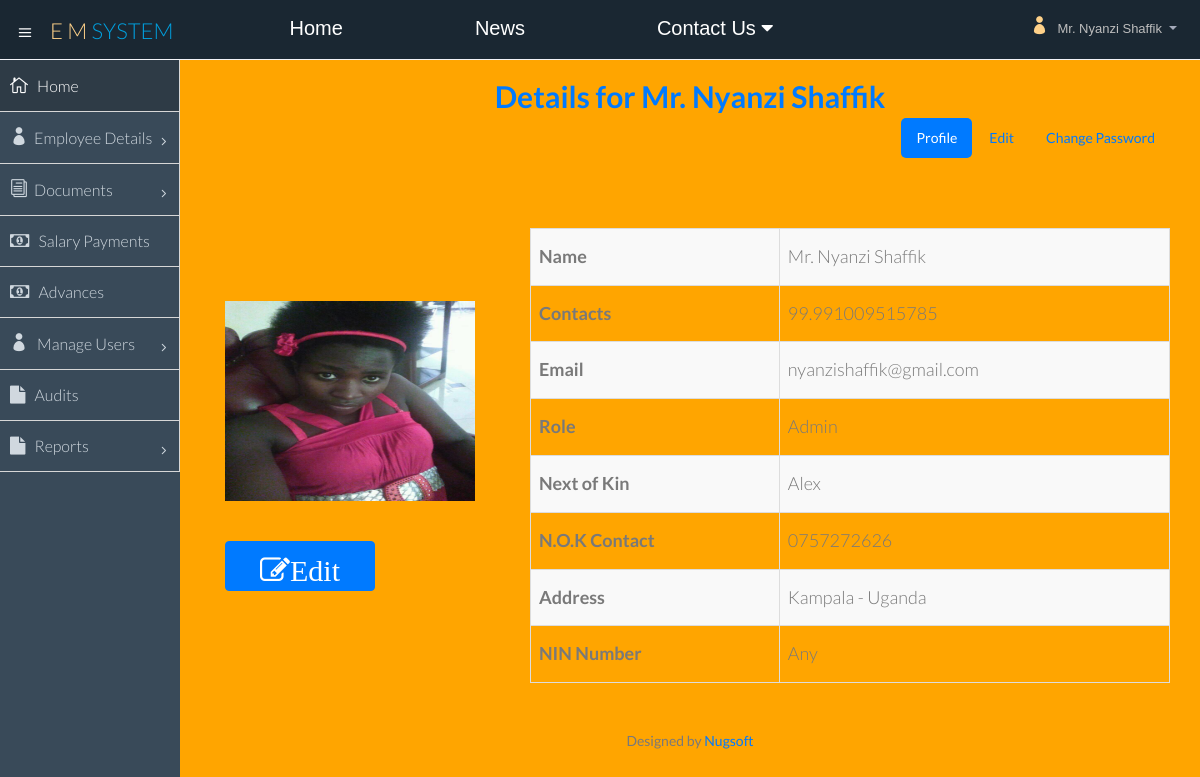
Screenshot of /user.php (signed in) with the database file from the repository.
### tables this page shows
CREATE TABLE `add_employee` (
  `id` int(11) NOT NULL,
  `name` varchar(100) NOT NULL,
  `email` varchar(100) NOT NULL,
  `phone1` varchar(100) NOT NULL,
  `phone2` varchar(100) NOT NULL,
  `address` varchar(100) NOT NULL,
  `birth` date NOT NULL,
  `nin` varchar(100) NOT NULL,
  `position` varchar(100) NOT NULL,
  `salary` varchar(100) DEFAULT '0',
  `appoint` varchar(100) NOT NULL,
  `contract` varchar(100) NOT NULL,
  `photo` varchar(100) NOT NULL,
  `nok` varchar(100) NOT NULL,
  `nokc` varchar(100) NOT NULL
);

CREATE TABLE `register` (
  `register_id` int(11) NOT NULL,
  `name` varchar(100) NOT NULL,
  `contact` varchar(100) NOT NULL,
  `contact2` varchar(15) NOT NULL,
  `email` varchar(100) NOT NULL,
  `role` varchar(100) NOT NULL,
  `password` varchar(100) DEFAULT NULL,
  `status` int(11) NOT NULL DEFAULT 1,
  `added_by` int(11) NOT NULL,
  `addedon` timestamp(6) NOT NULL DEFAULT current_timestamp(6)
);

CREATE TABLE `roles` (
  `role_id` int(11) NOT NULL,
  `role_name` varchar(100) NOT NULL,
  `user_id` int(100) NOT NULL,
  `added_by` varchar(100) NOT NULL,
  `added_on` timestamp NOT NULL DEFAULT current_timestamp()
);

### includes/sessions.php (called while the page is built, shortened)
<?php
$uid=$_SESSION['id'];
?>

### user.php (the view, shortened to what this page needs)
<?php include "includes/head.php" ?>
<?php include "includes/sessions.php" ?>
<body style="background-color:orange">
  <section id="container">
    <?php include "includes/nav.php" ?>
    <?php include "includes/sidebar.php" ?>
    <section id="main-content">
      <section class="wrapper">
<?php
$query = "SELECT * FROM add_employee where id='$uid'";
if ($result = mysqli_query($con, $query)) {
    while ($row = mysqli_fetch_array($result)){
      $name=$row['name'];
      $eml=$row['email'];
      $cont=$row['phone1'];
      $cont2=$row['phone2'];
      $nok = $row["nok"];
      $nokc = $row["nokc"];
      $nin = $row["nin"];
      $add = $row["address"];
      $role1 = mysqli_fetch_array(mysqli_query($con, "SELECT * FROM register where name='$uid'"))['role'];
      $role2 = mysqli_fetch_array(mysqli_query($con, "SELECT * FROM roles where role_id='$role1'"))['role_name'];
      $pho = $row['photo'];
?>
  <div class="container"  >
    <form method="POST">
     <h2 class="modal-title text-center text-primary" id="exampleModalLabel"><b>Details for <?php echo $name; ?></b></h2>
<ul class="nav nav-pills pull-right">
  <li role="presentation" class="active"><a href="user.php">Profile</a></li>
  <li role="presentation"><a href="#upuser<?php echo $uid; ?>">Edit</a></li>
  <li role="presentation"><a href="#">Change Password</a></li>
</ul>
      <div class="modal-body">
        <div class="row">
        <div class="col-md-4" style="margin-top:170px">
        <img src="images_upload/<?php echo $pho;?>" class="rounded-circle" width="250px" height="200px"><br>
        <br><br>
        <div>
        <button style="width:150px; height:50px; font-size:30px" type="submit" class="btn btn-primary" data-toggle="modal" data-target="#upuser<?php echo $uid; ?>" data-whatever="@mdo"><i class="fa fa-edit">Edit</i></button>
         </div>
      </div>
        <div class="col-md-8">
        <div class="row" style="margin-top:70px">
        <table class="table table-striped table-bordered table-hover">
          <tr>
        <td><h4 style="font-weight: bold">Name</h4></td>
        <td><h4><?php echo $name; ?></h4></td>
    </tr>
    <tr>
        <td><h4 style="font-weight: bold">Contacts</h4></td>
        <td><h4><?php echo $cont/$cont2; ?></h4></td>
        </tr>
    <tr>
        <td><h4 style="font-weight: bold">Email</h4></td>
        <td><h4><?php echo $eml; ?></h4></td>
        </tr>
    <tr>
        <td><h4 style="font-weight: bold">Role</h4></td>
        <td><h4><?php echo $role2; ?></h4></td>
        </tr>
    <tr>
        <td><h4 style="font-weight: bold">Next of Kin</h4></td>
        <td><h4><?php echo $nok; ?></h4></td>
        </tr>
    <tr>
        <td><h4 style="font-weight: bold">N.O.K Contact</h4></td>
        <td><h4><?php echo $nokc; ?></h4></td>
        </tr>
    <tr>
        <td><h4 style="font-weight: bold">Address</h4></td>
        <td><h4><?php echo $add; ?></h4></td>
        </tr>
    <tr>
        <td><h4 style="font-weight: bold">NIN Number</h4></td>
        <td><h4><?php echo $nin; ?></h4></td>
        </tr>
    </table>
        </div>
        </div>
        </div>
    </form>
  </div>
<?php
    }
}
?>
      </section>
      <?php include "includes/footer.php" ?>
    </section>
  </section>
</body>
</html>

### rows the page displays
add_employee: name "Mr. Nyanzi Shaffik", photo (picture), $cont/$cont2 "99.991009515785", email "nyanzishaffik@gmail.com", register.role "Admin", nok "Alex", nokc "0757272626", address "Kampala - Uganda", nin "Any"

### other values shown
$fname "Mr. Nyanzi Shaffik"
